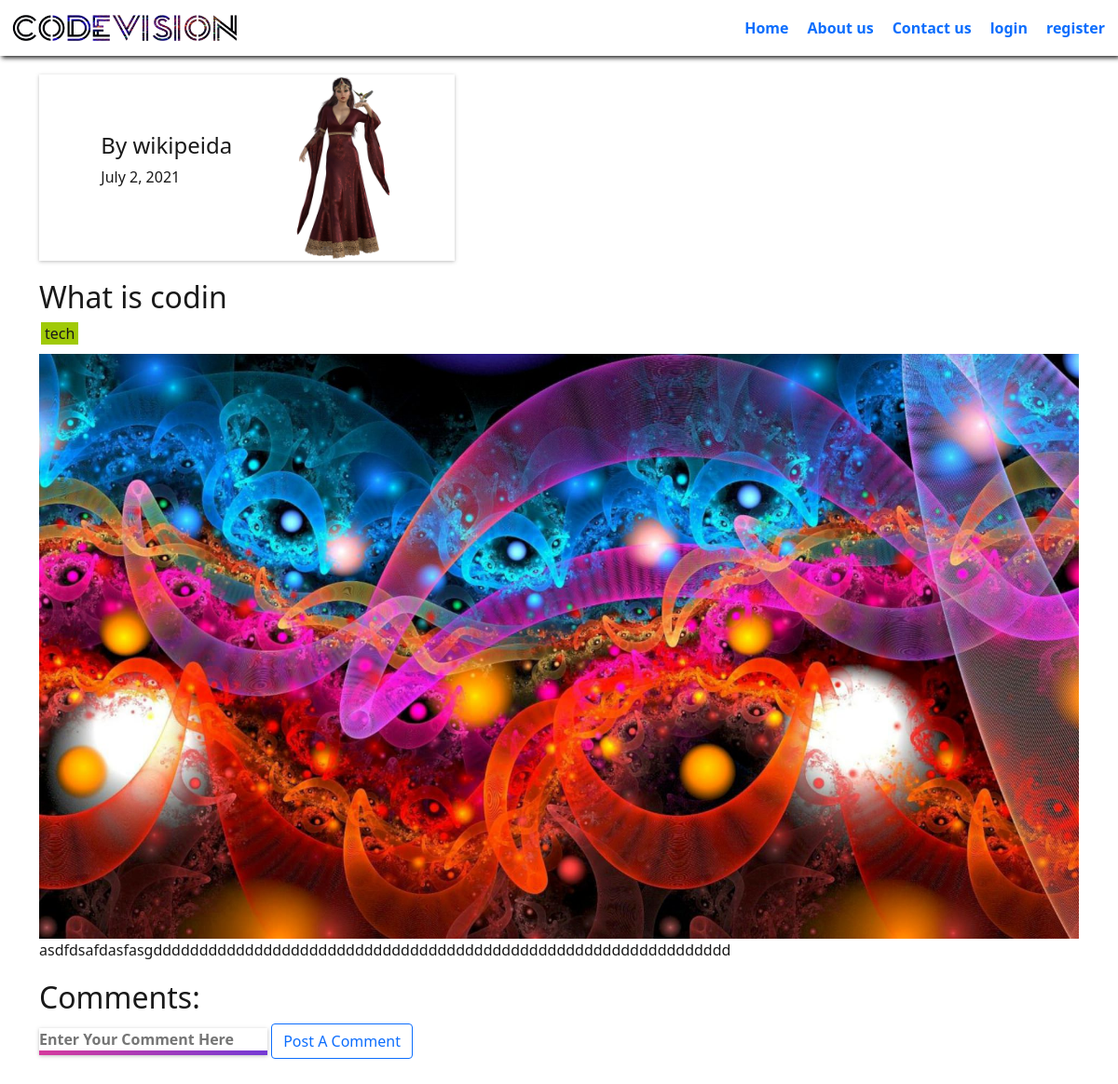
The app's page /blog/what-is-technology, older data.
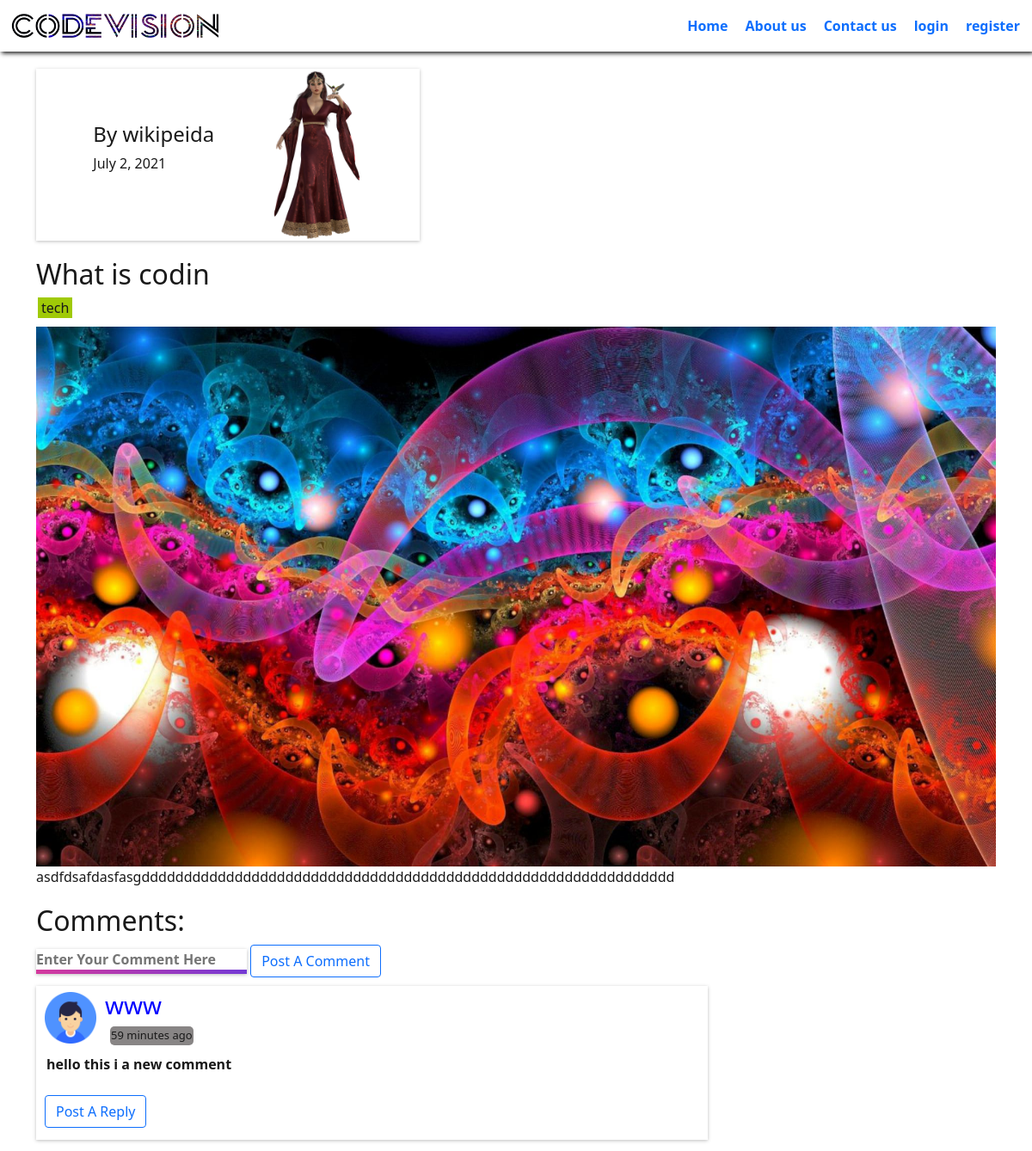
The same page, newer data.
### blog/models.py (models this page shows, shortened)
class Post(models.Model):
    sn = models.AutoField(primary_key=True)
    slug = models.CharField(max_length=200)
    category = models.CharField(max_length=150)
    author = models.CharField(max_length=50)
    authorImage = models.ImageField(upload_to='media/blog/authorImages/')
    postImage = models.ImageField(upload_to='media/blog/postImages/')
    authorQuote = models.CharField(max_length=150)
    authorLink = models.CharField(max_length=200)
    title = models.CharField(max_length=100)
    seoTitle = models.CharField(max_length=200)
    content = models.TextField(max_length=20000)
    timeStamp = models.DateField(auto_now_add=True)
    def __str__(self) -> str:
        return self.title

class PostComments(models.Model):
    sno = models.AutoField(primary_key=True)
    comment = models.TextField()
    post = models.ForeignKey(Post, on_delete=CASCADE)
    user = models.ForeignKey(User, on_delete=CASCADE)
    parent = models.ForeignKey('self', on_delete=CASCADE, null=True)
    time = models.DateTimeField(default=now)

### blog/views.py (the view)
# urls.py: path('<str:slug>', views.blogPost, name="blogPost"),
def blogPost(request, slug):
    post = Post.objects.filter(slug=slug).first()
    if post is not None:
        category = post.category
    else:
        category = "General"
    posts = Post.objects.filter(~Q(slug=slug), category=category)
    comments = PostComments.objects.filter(post=post, parent=None)
    replies = PostComments.objects.filter(post=post).exclude(parent=None)
    replyDict ={}
    for reply in replies:
        if reply.parent.sno not in replyDict.keys():
            replyDict[reply.parent.sno] = [reply]
        else:
            replyDict[reply.parent.sno].append(reply)
    print(post)
    contex = {"post": post, "posts": posts, "comments": comments, "replyDict":replyDict}
    return render(request, "blog/blogpost.html", contex)

### blog/templatetags/extras.py (called while the page is built)
@register.filter(name="get_item")
def get_item(dictionary, key):
    return dictionary.get(key)

### templates/blog/blogpost.html (shortened to what this page needs)
{% extends 'base.html' %} {% block title %}BLOG - CODEVISION {% endblock title%}
{% load static %}
{% block style %}
<link rel="stylesheet" href="{% static 'blog/css/blogpost.css' %}">
<link href="https://cdn.jsdelivr.net/npm/bootstrap@5.0.1/dist/css/bootstrap.min.css" rel="stylesheet"
>
{% endblock style %}
{% block body %}
<div class="container">
  {% load humanize %}
  {% load extras %}
  <div class="viewPost">
    <div class="authorDetails">
      <div class="txt-details">
        <h4>By {{post.author}}</h4>
        <p class="date">{{post.timeStamp}}</p>
      </div>
      <div class="image">
        <img src="/media/{{post.authorImage}}" alt="image" />
      </div>
    </div>
  </div>
  <h2>{{post.title}}</h2>
  <span class="category">{{post.category}}</span>
  <img class="post-image" src="/media/{{post.postImage}}" alt="">
  <p>{{post.content}}</p>
</div>
<div class="container cmt-container">
  <h2> Comments:</h2>
  <div class="put-cmt">
    <form action="/blog/postComments/" method="post">
      <input type="text" name="comment" placeholder="Enter Your Comment Here">
      <button class="btn btn-outline-primary" type="submit">Post A Comment </button>
    </form>
  </div>
    {% for comment in comments %}
    <div class="comment">
      <div class="img-name-time">
        <div class="img-name">
          <img src="{% static 'images/blog/user.png' %}" alt="">
        </div>
        <div class="name-time">
          <h3 class="userName" style="color: blue;">{{comment.user.username}}</h3>
          <span class="time-cmt">{{comment.time | naturaltime}}</span>
        </div>
      </div>
      <div class="cmt-text">
        <p style="font-weight: bold;">{{comment.comment}}</p>
      </div>
      <a type="button" class="btn btn-outline-primary my-2" data-bs-toggle="collapse" href="#reply{{comment.sno}}"
        role="button" aria-expanded="false" aria-controls="collapseExample">
        Post A Reply
      </a>
    </div>
    {% endfor %}
</div>
    {% endblock body %}

### templates/base.html (shortened to what this page needs)
<!DOCTYPE html>
<html lang="en">
<head>
    {% load static %}
    <link rel="stylesheet" href="{% static 'base.css' %}" />
    <link rel="stylesheet" href="https://cdnjs.cloudflare.com/ajax/libs/font-awesome/4.7.0/css/font-awesome.min.css" />
    {% block style %}{% endblock style %}
</head>
<body>
    <div class="site">
        <header>
            <a href="/" class="logo" id="logo">
                <img src="{% static 'images/logo/logo.png' %}" alt="" class="logoImg" id="logoImg" />
            </a>
            <nav class="headerNav" id="headerNav">
                <ul>
                    <li>
                        <a href="/" class="{% block homeActive %}{% endblock homeActive %}">Home</a>
                    </li>
                    <li>
                        <a class="{% block aboutActive %}{% endblock aboutActive %}" href="/about/">About us</a>
                    </li>
                    <li>
                        <a class="{% block contactActive %}{% endblock contactActive %}" href="/contact/">Contact us</a>
                    </li>
                    {% if user.is_authenticated %}
                    <li>
                        <a class="{% block blogActive %}{% endblock blogActive %}" href="/blog/">Blog</a>
                    </li>
                    <li>
                        <a class="{% block logoutActive %}{% endblock logoutActive %}"
                            href="/accounts/logout/">logout</a>
                    </li>
                    <li>
                        <span style="font-weight: bold; margin: 0 5px;">Hello {{ user.username }} </span>
                    </li>
                    <li>
                        <div class="search-form">
                            <form action="/search/" method="get">
                                <input type="text" name="query" id="query" />
                                <button type="submit">Search</button>
                            </form>
                        </div>
                    </li>
                    {% else %}
                    <li>
                        <a class="{% block loginActive %}{% endblock loginActive %}" href="/accounts/login/">login</a>
                    </li>
                    <li>
                        <a class="{% block registerActive %}{% endblock registerActive %}"
                            href="/accounts/register/">register</a>
                    </li>
                    {% endif %}
                </ul>
            </nav>
        </header>
        {% block body %}{% endblock body %}

### static/base.css (style rules this page uses)
* { margin: 0; padding: 0; box-sizing: border-box; scroll-behavior: smooth; }
:root { --dark: #191919; --light: #fff; --neon: rgb(0, 195, 255); --red: red; --yellow: yellow; --filter: none; --bxshadow: rgba(0, 0, 0, 0.26); }
body { background: var(--light); overflow-x: hidden; }
.site { color: var(--dark); min-height: 100vh; overflow-x: hidden; }
header { height: 60px; width: 100%; display: flex; flex-direction: row; align-items: center; justify-content: space-between; box-shadow: 2px 2px 5px var(--dark); color: var(--dark); position: relative; }
.headerNav { width: 70%; }
.headerNav ul { float: right; margin: 0 4px; display: flex; justify-content: right; align-items: center; }
.headerNav ul li { margin: 0 10px; list-style: none; }
.headerNav ul li a { text-decoration: none; font-weight: bold; }
#logo img { margin-left: 0px; height: 45px; color: var(--dark); text-decoration: none; overflow: hidden; filter: var(--filter); cursor: pointer; }

### static/blog/css/blogpost.css (style rules this page uses)
.container { width: 70%; margin: 20px auto; }
.viewPost { margin-bottom: 20px; }
.authorDetails { width: 40%; box-shadow: var(--bxshadow) 0px 1px 4px; display: flex; margin-bottom: 10px; justify-content: space-evenly; align-items: center; }
.authorDetails .image img { max-width: 200px; max-height: 200px; }
.post-image { width: 100%; margin-top: 10px; }
.container input { box-shadow: var(--bxshadow) 0px 1px 4px; border: none; outline: none; font-weight: bold; background: var(--light); border-bottom: 5px solid; border-image-slice: 1; border-image-source: linear-gradient(to left, #743ad5, #d53a9d); }
.cmt-container { margin-bottom: 30px; }
.comment { box-shadow: var(--bxshadow) 0px 1px 4px; width: 70%; height: auto; padding: 6px 10px; margin: 10px 0px; }
.img-name-time { display: flex; margin-right: 10px; align-items: center; }
.name-time { display: flex; flex-direction: column; }
.img-name img { width: 60px; height: 60px; margin-right: 10px; }
.time-cmt { font-size: 13px; }
.cmt-text { margin: 10px 2px; }
.time-cmt { background: rgb(136, 133, 133); border-radius: 5px; padding: 1px; margin: 0 6px; height: fit-content; font-size: 13px; }
.category { background: rgb(160, 202, 7); width: fit-content; margin: 3px 2px; padding: 1px 4px; }

Row changes from the older to the newer data that the page shows:
added PostComments: user.username "www", time "59 minutes ago", comment "hello this i a new comment"
